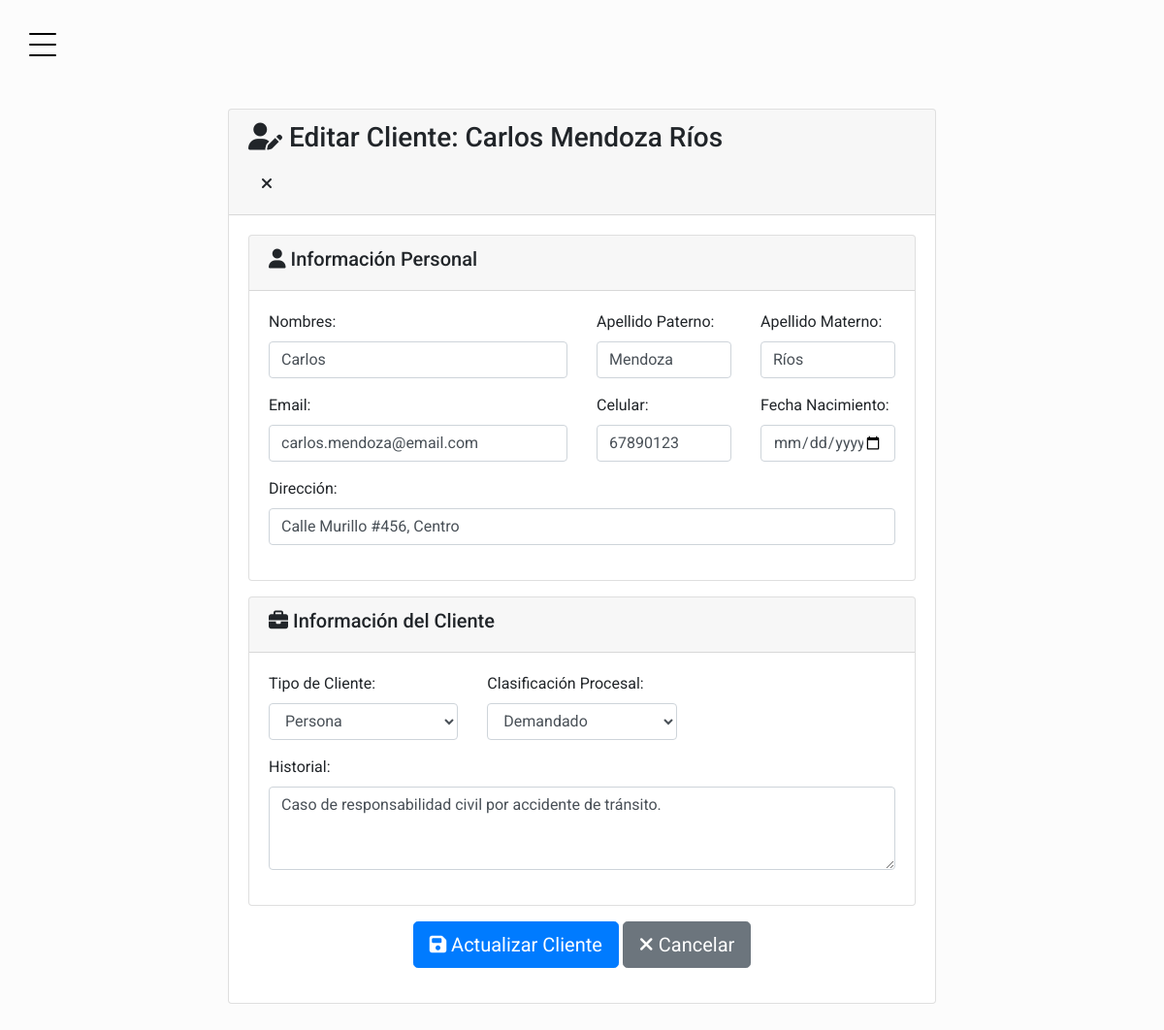
The app's page /accounts/clientes/2/editar/ (signed in) with its own data.
### accounts/models.py (models this page shows, shortened)
class User(AbstractUser):
    nombres           = models.CharField("Nombres", max_length=50, validators=[solo_letras])
    apellido_paterno  = models.CharField("Apellido paterno", max_length=30, validators=[solo_letras])
    apellido_materno  = models.CharField("Apellido materno", max_length=30, blank=True, validators=[solo_letras])
    direccion         = models.CharField("Dirección", max_length=200, blank=True)  # ← agregado por tu diagrama
    fecha_nacimiento  = models.DateField("Fecha de nacimiento", null=True, blank=True)
    email             = models.EmailField("Email", unique=True)
    ci                = models.CharField("CI", max_length=20, unique=True, validators=[ci_boliviano])
    celular           = models.CharField("Celular", max_length=8, blank=True, validators=[celular_bo])
    class Meta:
        verbose_name = "Usuario"
        verbose_name_plural = "Usuarios"
        indexes = [
            models.Index(fields=["ci"]),
            models.Index(fields=["email"]),
            models.Index(fields=["apellido_paterno", "apellido_materno", "nombres"]),
        ]
    @property
    def nombre_completo(self):
        return f"{self.nombres} {self.apellido_paterno} {self.apellido_materno}".strip()

class Cliente(models.Model):
    TIPO = [("PERSONA", "Persona"), ("EMPRESA", "Empresa")]
    CLASIFICACION = [
        ("DEMANDANTE", "Demandante"),
        ("DEMANDADO", "Demandado"),
        ("OTRO", "Otro")
    ]
    user = models.OneToOneField(User, on_delete=models.CASCADE, related_name="cliente")
    tipo_cliente = models.CharField("Tipo de cliente", max_length=10, choices=TIPO, default="PERSONA")
    nombre_empresa = models.CharField("Nombre empresa", max_length=150, blank=True)
    nit = models.CharField("NIT", max_length=15, blank=True, validators=[nit_boliviano])
    clasificacion_procesal = models.CharField("Clasificación procesal", max_length=15, choices=CLASIFICACION, default="OTRO")
    historial = models.TextField("Historial", blank=True)
    class Meta:
        verbose_name = "Cliente"
        verbose_name_plural = "Clientes"

### accounts/views.py (the view)
# urls.py: path("clientes/<int:pk>/editar/", views.cliente_update, name="cliente_update"),
@login_required
def cliente_update(request, pk):
    cliente = get_object_or_404(Cliente, pk=pk)
    if request.method == 'POST':
        cliente_form = ClienteUpdateForm(request.POST, instance=cliente)
        user_form = UserUpdateForm(request.POST, instance=cliente.user)
        if cliente_form.is_valid() and user_form.is_valid():
            user_form.save()
            cliente_form.save()
            messages.success(request, f'Cliente {cliente.user.nombre_completo} actualizado exitosamente.')
            return redirect('accounts:cliente_detail', pk=cliente.pk)
    else:
        cliente_form = ClienteUpdateForm(instance=cliente)
        user_form = UserUpdateForm(instance=cliente.user)
    context = {
        'cliente_form': cliente_form,
        'user_form': user_form,
        'cliente': cliente,
        'title': f'Editar Cliente: {cliente.user.nombre_completo}'
    }
    return render(request, 'accounts/cliente_update.html', context)

### accounts/forms.py
class ClienteUpdateForm(forms.ModelForm):
    class Meta:
        model = Cliente
        fields = ['tipo_cliente', 'nombre_empresa', 'nit', 'clasificacion_procesal', 'historial']
        widgets = {
            'tipo_cliente': forms.Select(attrs={'class': 'form-control'}),
            'nombre_empresa': forms.TextInput(attrs={
                'class': 'form-control',
                'placeholder': 'Nombre de la empresa'
            }),
            'nit': forms.TextInput(attrs={
                'class': 'form-control',
                'placeholder': 'NIT de la empresa'
            }),
            'clasificacion_procesal': forms.Select(attrs={'class': 'form-control'}),
            'historial': forms.Textarea(attrs={
                'class': 'form-control',
                'rows': 3
            })
        }
    def __init__(self, *args, **kwargs):
        super().__init__(*args, **kwargs)
        if self.instance and self.instance.tipo_cliente == 'PERSONA':
            self.fields['nombre_empresa'].widget.attrs['style'] = 'display:none;'
            self.fields['nit'].widget.attrs['style'] = 'display:none;'

class UserUpdateForm(forms.ModelForm):
    class Meta:
        model = User
        fields = ['nombres', 'apellido_paterno', 'apellido_materno', 'email',
                 'celular', 'direccion', 'fecha_nacimiento']
        widgets = {
            'nombres': forms.TextInput(attrs={'class': 'form-control'}),
            'apellido_paterno': forms.TextInput(attrs={'class': 'form-control'}),
            'apellido_materno': forms.TextInput(attrs={'class': 'form-control'}),
            'email': forms.EmailInput(attrs={'class': 'form-control'}),
            'celular': forms.TextInput(attrs={'class': 'form-control'}),
            'direccion': forms.TextInput(attrs={'class': 'form-control'}),
            'fecha_nacimiento': forms.DateInput(attrs={
                'class': 'form-control',
                'type': 'date'
            })
        }

### templates/accounts/cliente_update.html (shortened to what this page needs)
{% extends "base.html" %}
{% load static %}
{% block content %}
<div class="container">
    <div class="row justify-content-center">
        <div class="col-md-8">
            <div class="card">
                <div class="card-header">
                    <h3 class="card-title">
                        <i class="fas fa-user-edit"></i> {{ title }}
                    </h3>
                    <div class="card-tools">
                        <a href="{% url 'accounts:cliente_detail' cliente.pk %}" class="btn btn-tool">
                            <i class="fas fa-times"></i>
                        </a>
                    </div>
                </div>
                <div class="card-body">
                    <form method="post" novalidate>
                        <div class="card mb-3">
                            <div class="card-header">
                                <h5><i class="fas fa-user"></i> Información Personal</h5>
                            </div>
                            <div class="card-body">
                                <div class="row">
                                    <div class="col-md-6">
                                        <div class="form-group">
                                            <label>Nombres:</label>
                                            {{ user_form.nombres }}
                                        </div>
                                    </div>
                                    <div class="col-md-3">
                                        <div class="form-group">
                                            <label>Apellido Paterno:</label>
                                            {{ user_form.apellido_paterno }}
                                        </div>
                                    </div>
                                    <div class="col-md-3">
                                        <div class="form-group">
                                            <label>Apellido Materno:</label>
                                            {{ user_form.apellido_materno }}
                                        </div>
                                    </div>
                                </div>
                                <div class="row">
                                    <div class="col-md-6">
                                        <div class="form-group">
                                            <label>Email:</label>
                                            {{ user_form.email }}
                                        </div>
                                    </div>
                                    <div class="col-md-3">
                                        <div class="form-group">
                                            <label>Celular:</label>
                                            {{ user_form.celular }}
                                        </div>
                                    </div>
                                    <div class="col-md-3">
                                        <div class="form-group">
                                            <label>Fecha Nacimiento:</label>
                                            {{ user_form.fecha_nacimiento }}
                                        </div>
                                    </div>
                                </div>
                                <div class="form-group">
                                    <label>Dirección:</label>
                                    {{ user_form.direccion }}
                                </div>
                            </div>
                        </div>
                        <div class="card mb-3">
                            <div class="card-header">
                                <h5><i class="fas fa-briefcase"></i> Información del Cliente</h5>
                            </div>
                            <div class="card-body">
                                <div class="row">
                                    <div class="col-md-4">
                                        <div class="form-group">
                                            <label>Tipo de Cliente:</label>
                                            {{ cliente_form.tipo_cliente }}
                                        </div>
                                    </div>
                                    <div class="col-md-4">
                                        <div class="form-group">
                                            <label>Clasificación Procesal:</label>
                                            {{ cliente_form.clasificacion_procesal }}
                                        </div>
                                    </div>
                                </div>
                                <div class="form-group">
                                    <label>Historial:</label>
                                    {{ cliente_form.historial }}
                                </div>
                            </div>
                        </div>
                        <div class="form-group text-center">
                            <button type="submit" class="btn btn-primary btn-lg">
                                <i class="fas fa-save"></i> Actualizar Cliente
                            </button>
                            <a href="{% url 'accounts:cliente_detail' cliente.pk %}" class="btn btn-secondary btn-lg">
                                <i class="fas fa-times"></i> Cancelar
                            </a>
                        </div>
                    </form>
                </div>
            </div>
        </div>
    </div>
</div>
{% endblock %}

### static/css/sidebar.css (style rules this page uses)
body { font-family: "Roboto", -apple-system, BlinkMacSystemFont, "Segoe UI", Roboto, "Helvetica Neue", Arial, "Noto Sans", sans-serif, "Apple Color Emoji", "Segoe UI Emoji", "Segoe UI Symbol", "Noto Color Emoji"; background-color: #fcfcfc; }
h1, h2, h3, h4, h5, h6, .h1, .h2, .h3, .h4, .h5, .h6 { font-family: "Roboto", -apple-system, BlinkMacSystemFont, "Segoe UI", Roboto, "Helvetica Neue", Arial, "Noto Sans", sans-serif, "Apple Color Emoji", "Segoe UI Emoji", "Segoe UI Symbol", "Noto Color Emoji"; }
a { -webkit-transition: .3s all ease; -o-transition: .3s all ease; transition: .3s all ease; }
a, a:hover { text-decoration: none !important; }
body { position: relative; }
body:before { position: absolute; content: ""; z-index: 1; top: 0; left: 0; right: 0; bottom: 0; background-color: rgba(0, 0, 0, 0.05); opacity: 0; visibility: hidden; -webkit-transition: .3s all ease-in-out; -o-transition: .3s all ease-in-out; transition: .3s all ease-in-out; }

### records on screen
User: nombres "Carlos", apellido_paterno "Mendoza", apellido_materno "Ríos", email "carlos.mendoza@email.com", celular "67890123", direccion "Calle Murillo #456, Centro"
Cliente: tipo_cliente "Persona", clasificacion_procesal "Demandado", historial "Caso de responsabilidad civil por accidente de tránsito."

### other values on screen
{{ title }} "Editar Cliente: Carlos Mendoza Ríos"
